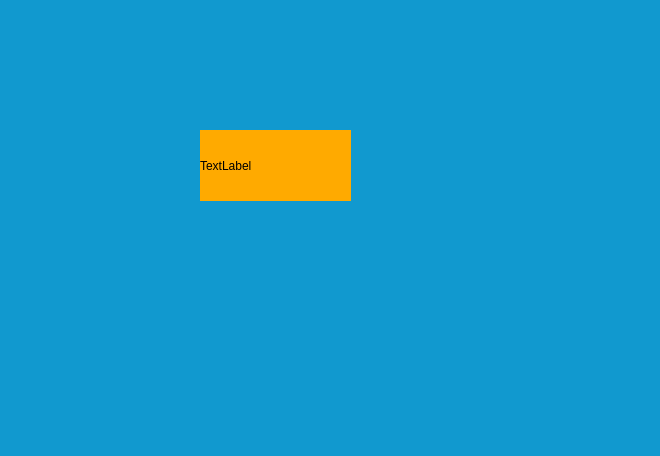
<?xml version="1.0" encoding="UTF-8"?>
<ui version="4.0">
 <class>Test02Widget</class>
 <widget class="QWidget" name="Test02Widget">
  <property name="geometry">
   <rect>
    <x>0</x>
    <y>0</y>
    <width>660</width>
    <height>456</height>
   </rect>
  </property>
  <property name="windowTitle">
   <string>Form</string>
  </property>
  <property name="styleSheet">
   <string notr="true">#Test02Widget{
background-color: rgba(17, 153, 207);
}</string>
  </property>
  <widget class="QLabel" name="label">
   <property name="geometry">
    <rect>
     <x>200</x>
     <y>130</y>
     <width>151</width>
     <height>71</height>
    </rect>
   </property>
   <property name="styleSheet">
    <string notr="true">background-color: rgb(255, 170, 0);</string>
   </property>
   <property name="text">
    <string>TextLabel</string>
   </property>
  </widget>
 </widget>
 <resources/>
 <connections/>
</ui>
